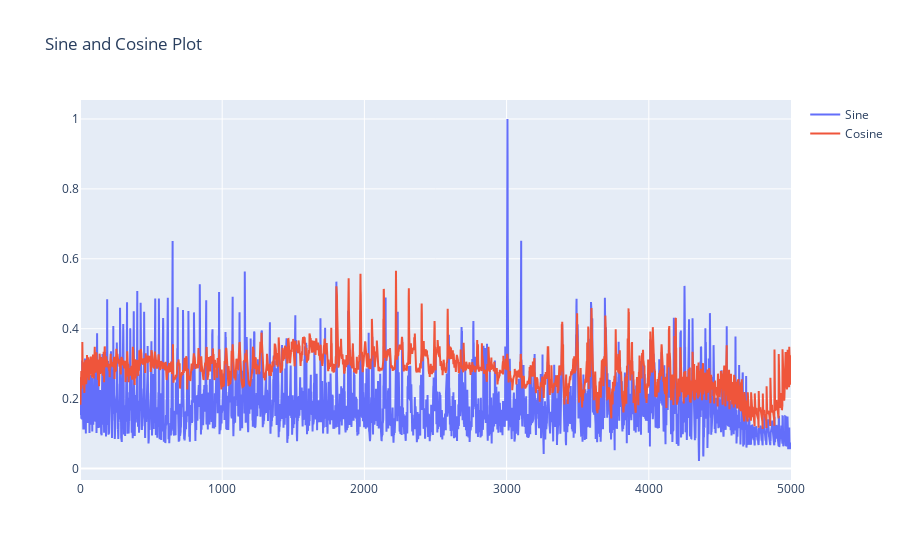

Source (notebook cell):
### Code cell
import numpy as np
import plotly.graph_objs as go
import plotly.io as pio
from plotly.offline import init_notebook_mode, iplot

# Create two numpy arrays with some sample data
x = np.linspace(0, 5000, 4868)
y1 = (snapshot.y.detach().cpu().reshape(-1,))
y2 = (y_pred.detach().cpu().reshape(-1,)) + 0.1

# Create the traces for each line
trace1 = go.Scatter(x=x, y=y1, mode='lines', name='Sine')
trace2 = go.Scatter(x=x, y=y2, mode='lines', name='Cosine')

# Create the layout for the plot
layout = go.Layout(title='Sine and Cosine Plot')

# Create the figure object and add the traces and layout
fig = go.Figure(data=[trace1, trace2], layout=layout)

iplot(fig)

# Show the plot

### Figure 1 — Plotly figure (JSON) as saved in the notebook; plotly's stock layout.template omitted (floating-point values rounded to 4 significant figures; data arrays with more than 128 entries replaced by an {"elided": "..."} marker saying what was removed)
{"data": [{"mode": "lines", "name": "Sine", "type": "scatter", "x": {"elided": "4868 float values"}, "y": {"elided": "4868 float values"}}, {"mode": "lines", "name": "Cosine", "type": "scatter", "x": {"elided": "4868 float values"}, "y": {"elided": "4868 float values"}}], "layout": {"title": {"text": "Sine and Cosine Plot"}}}
